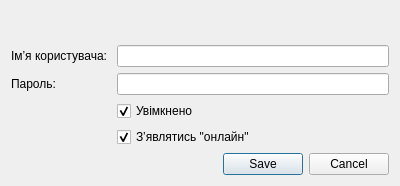
<?xml version="1.0" encoding="UTF-8"?>
<ui version="4.0">
 <class>AddAccount</class>
 <widget class="QDialog" name="AddAccount">
  <property name="windowModality">
   <enum>Qt::WindowModal</enum>
  </property>
  <property name="geometry">
   <rect>
    <x>0</x>
    <y>0</y>
    <width>400</width>
    <height>156</height>
   </rect>
  </property>
  <property name="windowTitle">
   <string>Додати обліковий запис</string>
  </property>
  <property name="modal">
   <bool>true</bool>
  </property>
  <layout class="QFormLayout" name="formLayout">
   <item row="6" column="0" colspan="2">
    <widget class="QDialogButtonBox" name="buttonBox">
     <property name="orientation">
      <enum>Qt::Horizontal</enum>
     </property>
     <property name="standardButtons">
      <set>QDialogButtonBox::Cancel|QDialogButtonBox::Save</set>
     </property>
    </widget>
   </item>
   <item row="2" column="0">
    <widget class="QLabel" name="label">
     <property name="text">
      <string>Пароль: </string>
     </property>
    </widget>
   </item>
   <item row="2" column="1">
    <widget class="QLineEdit" name="passwordEdit">
     <property name="echoMode">
      <enum>QLineEdit::Password</enum>
     </property>
    </widget>
   </item>
   <item row="1" column="0">
    <widget class="QLabel" name="label_2">
     <property name="text">
      <string>Імʼя користувача: </string>
     </property>
    </widget>
   </item>
   <item row="1" column="1">
    <widget class="QLineEdit" name="usernameEdit"/>
   </item>
   <item row="0" column="0" colspan="2">
    <widget class="QLabel" name="accountTypeLabel">
     <property name="text">
      <string>&lt;html&gt;&lt;head/&gt;&lt;body&gt;&lt;p&gt;&lt;br/&gt;&lt;/p&gt;&lt;/body&gt;&lt;/html&gt;</string>
     </property>
    </widget>
   </item>
   <item row="3" column="1">
    <widget class="QCheckBox" name="enabledBox">
     <property name="layoutDirection">
      <enum>Qt::LeftToRight</enum>
     </property>
     <property name="text">
      <string>Увімкнено</string>
     </property>
     <property name="checked">
      <bool>true</bool>
     </property>
    </widget>
   </item>
   <item row="4" column="1">
    <widget class="QCheckBox" name="autoOnlineBox">
     <property name="text">
      <string>Зʼявлятись &quot;онлайн&quot;</string>
     </property>
     <property name="checked">
      <bool>true</bool>
     </property>
    </widget>
   </item>
  </layout>
 </widget>
 <tabstops>
  <tabstop>usernameEdit</tabstop>
  <tabstop>passwordEdit</tabstop>
  <tabstop>enabledBox</tabstop>
  <tabstop>autoOnlineBox</tabstop>
 </tabstops>
 <resources/>
 <connections>
  <connection>
   <sender>buttonBox</sender>
   <signal>accepted()</signal>
   <receiver>AddAccount</receiver>
   <slot>accept()</slot>
   <hints>
    <hint type="sourcelabel">
     <x>248</x>
     <y>254</y>
    </hint>
    <hint type="destinationlabel">
     <x>157</x>
     <y>274</y>
    </hint>
   </hints>
  </connection>
  <connection>
   <sender>buttonBox</sender>
   <signal>rejected()</signal>
   <receiver>AddAccount</receiver>
   <slot>reject()</slot>
   <hints>
    <hint type="sourcelabel">
     <x>316</x>
     <y>260</y>
    </hint>
    <hint type="destinationlabel">
     <x>286</x>
     <y>274</y>
    </hint>
   </hints>
  </connection>
 </connections>
</ui>
